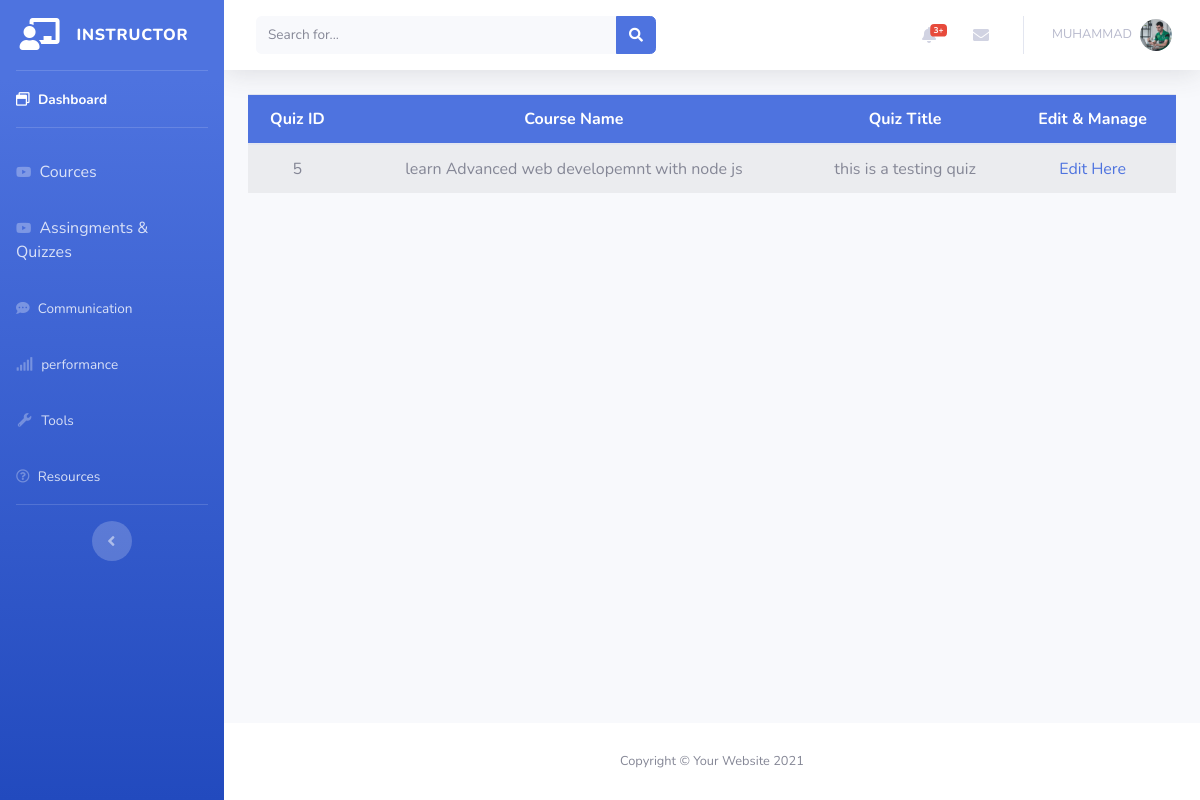
Page /instructor/dashboard/quiz.php (signed in) on the earlier database version.
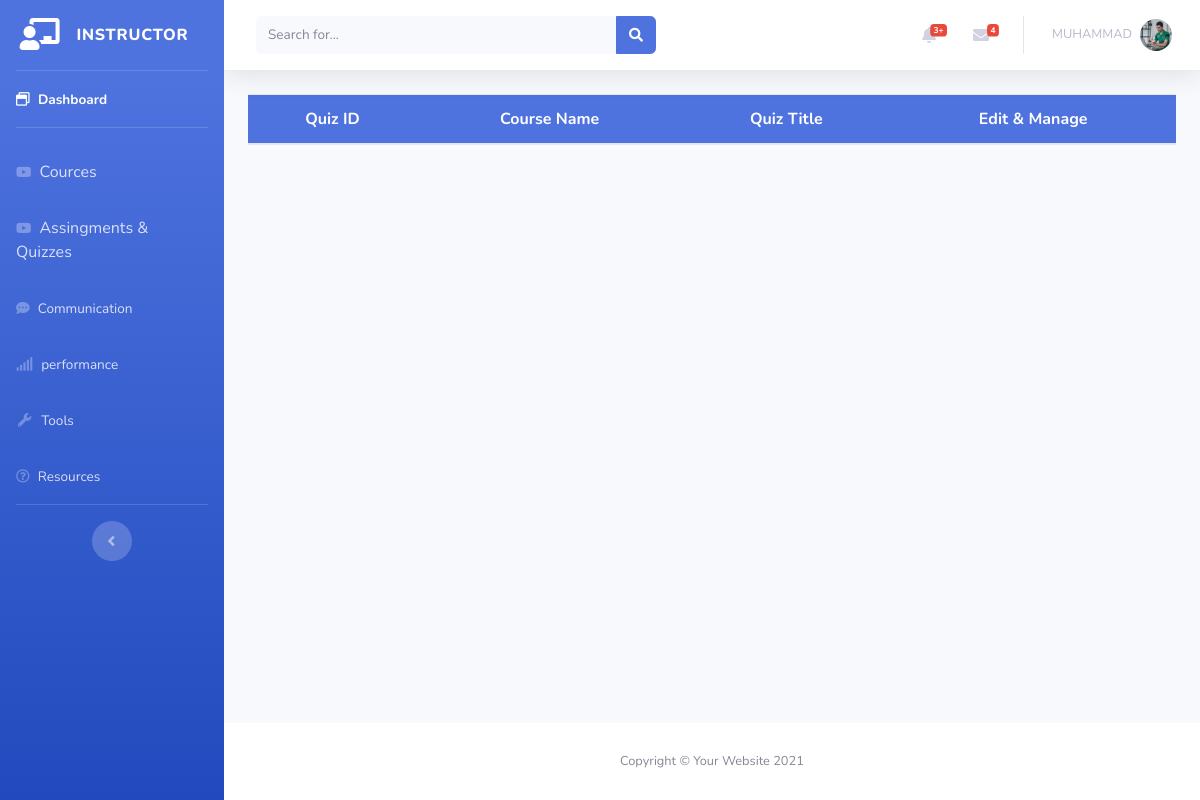
Same page on the later database version.
### tables this page shows
CREATE TABLE `instructor` (
  `instructor_id` int(11) NOT NULL,
  `fname` varchar(30) NOT NULL,
  `lname` varchar(30) NOT NULL,
  `headline` varchar(40) NOT NULL,
  `number` varchar(225) NOT NULL,
  `instructor_img` varchar(225) NOT NULL,
  `website` varchar(225) NOT NULL,
  `twitter` varchar(225) NOT NULL,
  `facebook` varchar(225) NOT NULL,
  `linkdin` varchar(225) NOT NULL,
  `youtube` varchar(225) NOT NULL,
  `biography` longtext NOT NULL,
  `MoreInfo` varchar(400) NOT NULL,
  `teachings` varchar(400) NOT NULL,
  `registration_id` int(11) NOT NULL,
  `role` int(11) NOT NULL
);

CREATE TABLE `quizzes` (
  `Q$A` int(11) NOT NULL,
  `quiz_section_name` varchar(150) NOT NULL,
  `quiz_title` varchar(150) NOT NULL,
  `question1` varchar(100) NOT NULL,
  `1A` varchar(10) NOT NULL,
  `1B` varchar(10) NOT NULL,
  `1C` varchar(10) NOT NULL,
  `1D` varchar(10) NOT NULL,
  `question2` varchar(100) NOT NULL,
  `2A` varchar(20) NOT NULL,
  `2B` varchar(20) NOT NULL,
  `2C` varchar(20) NOT NULL,
  `2D` varchar(20) NOT NULL,
  `question3` varchar(100) NOT NULL,
  `3A` varchar(20) NOT NULL,
  `3B` varchar(20) NOT NULL,
  `3C` varchar(20) NOT NULL,
  `3D` varchar(20) NOT NULL,
  `question4` varchar(100) NOT NULL,
  `4A` varchar(20) NOT NULL,
  `4B` varchar(20) NOT NULL,
  `4C` varchar(20) NOT NULL,
  `4D` varchar(20) NOT NULL,
  `question5` varchar(100) NOT NULL,
  `5A` varchar(20) NOT NULL,
  `5B` varchar(20) NOT NULL,
  `5C` varchar(20) NOT NULL,
  `5D` varchar(20) NOT NULL,
  `question6` varchar(100) NOT NULL,
  `6A` varchar(20) NOT NULL,
  `6B` varchar(20) NOT NULL,
  `6C` varchar(20) NOT NULL,
  `6D` varchar(20) NOT NULL,
  `question7` varchar(100) NOT NULL,
  `7A` varchar(20) NOT NULL,
  `7B` varchar(20) NOT NULL,
  `7C` varchar(20) NOT NULL,
  `7D` varchar(20) NOT NULL,
  `question8` varchar(100) NOT NULL,
  `8A` varchar(20) NOT NULL,
  `8B` varchar(20) NOT NULL,
  `8C` varchar(20) NOT NULL,
  `8D` varchar(20) NOT NULL,
  `question9` varchar(100) NOT NULL,
  `9A` varchar(20) NOT NULL,
  `9B` varchar(20) NOT NULL,
  `9C` varchar(20) NOT NULL,
  `9D` varchar(20) NOT NULL,
  `question10` varchar(100) NOT NULL,
  `10A` varchar(20) NOT NULL,
  `10B` varchar(20) NOT NULL,
  `10C` varchar(20) NOT NULL,
  `10D` varchar(20) NOT NULL,
  `cources_id` int(225) NOT NULL,
  `requirments_id` int(225) NOT NULL,
  `section_id` int(225) NOT NULL
);

CREATE TABLE `cource` (
  `courses_id` int(11) NOT NULL,
  `course_title` varchar(255) NOT NULL,
  `course_subtitle` varchar(225) NOT NULL,
  `select_language` varchar(100) NOT NULL,
  `selecting_level` varchar(100) NOT NULL,
  `select_category` int(11) NOT NULL,
  `primary_taught` varchar(225) NOT NULL,
  `course_img` varchar(225) NOT NULL,
  `course_video` varchar(225) NOT NULL,
  `instructor_name` varchar(50) NOT NULL,
  `course_description` longtext NOT NULL,
  `instructor_id` int(11) NOT NULL,
  `course_type` varchar(50) NOT NULL
);

### back.php (called while the page is built, shortened)
<?php
class backend{
    private $server = "localhost";
    private $username = "root";
    private $psw = "";
    private $database = "project";
    private $mysql;
    private $conn = false;
    public function __construct(){
        if(!$this->conn){
            $this->mysql = new mysqli($this->server, $this->username,$this->psw,$this->database);
            $this->conn = true;
        }
        else{
           return true;
        }
    }
      function fetching($table, $rows="*", $join = null, $where = null){
        $select = "SELECT $rows FROM $table";
        if(!is_null($where)){
            $select .= " WHERE $where";
        }
        $RunSelect = $this->mysql->query($select);
        if($RunSelect){
            $FetchData = $RunSelect->fetch_all(MYSQLI_ASSOC);
            if($FetchData){
                if($FetchData !== null){
                    return $FetchData;
                }
            }
        }else{
            echo "Error Occur in Query".$this->mysql->error;
            return array();
        }
      }
    }
?>

### instructor/dashboard/quiz.php (the view, shortened to what the changed rows need)
<?php
  include("../../back.php");
  if(isset($_SESSION['login']) && ($_SESSION['role'] == 1)){
?>
<!DOCTYPE html>
<html lang="en">
<head>
    <link href="vendor/fontawesome-free/css/all.min.css" rel="stylesheet" type="text/css">
    <link href="css/sb-admin-2.min.css" rel="stylesheet">
</head>
<body id="page-top">
    <div id="wrapper">
        <div id="content-wrapper" class="d-flex flex-column">
            <div id="content">
                <nav class="navbar navbar-expand navbar-light bg-white topbar mb-4 static-top shadow">
                    <ul class="navbar-nav ml-auto">
<?php
                                $getStudent = new backend();
                                $logerID = $_SESSION['id'];
                                $getStudentDataMain = $getStudent->fetching("student_messages","*",null,"instructor_id = $logerID");
?>
                        <li class="nav-item dropdown no-arrow mx-1">
                            <a class="nav-link dropdown-toggle" href="#" id="messagesDropdown" role="button"
                                data-toggle="dropdown" aria-haspopup="true" aria-expanded="false">
                                <i class="fas fa-envelope fa-fw"></i>
                                <span class="badge badge-danger badge-counter"><?php
                                   if(!empty($getStudentDataMain)){
                                    $numberOfRecords = count($getStudentDataMain);
                                    echo $numberOfRecords;
                                }else{
                                    echo null;
                                }
                                ?></span>
                            </a>
                        </li>
                        <li class="nav-item dropdown no-arrow">
                        <?php
                        if (isset($_SESSION['id'])) {
                            $login_id = $_SESSION['id'];
                            $loginObject = new backend();
                            $login_data = $loginObject->fetching('instructor', '*', null, "registration_id = '$login_id'");
                            if ($login_data){
                                foreach ($login_data as $final_data) {
                                    $fname = $final_data['fname'];
                                    $instructor_img = $final_data['instructor_img'];
                                    ?>
                            <a class="nav-link dropdown-toggle" href="#" id="userDropdown" role="button"
                                data-toggle="dropdown" aria-haspopup="true" aria-expanded="false">
                                <span class="mr-2 d-none d-lg-inline text-gray-500 small"><?= $fname ?></span>
                                <img class="img-profile rounded-circle"
                                    src="../../<?= $instructor_img ?>">
                            </a>
                                    <?php
                                }
                                }
                         } ?>
                        </li>
                    </ul>
                </nav>
                <div class="container-fluid">
                    <table class="table table-striped">
  <thead class="text-center bg-primary"style="color:white!important;">
    <tr>
      <th scope="col">Quiz ID</th>
      <th scope="col">Course Name</th>
      <th scope="col">Quiz Title</th>
      <th scope="col">Edit & Manage</th>
    </tr>
  </thead>
  <tbody class="text-center">
<?php
$Quiz_Object = new backend();
?>
    <tr>
    <?php
$instructor_logId = $_SESSION['id'];
$InsData = $Quiz_Object->fetching("instructor","instructor_id",null,"registration_id = $instructor_logId");
if(!empty($InsData)){
    foreach($InsData as $mainDataGet){
    $instructor_main_id = $mainDataGet['instructor_id'];
}
$CourceData = $Quiz_Object->fetching("cource","*",null,"instructor_id = $instructor_main_id");
if(!empty($CourceData)){
    foreach($CourceData as $GetCourceData){
        $courses_required_id = $GetCourceData['courses_id'];
        $QuizzesData = $Quiz_Object->fetching("quizzes","*",null,"cources_id = $courses_required_id");
        if(!empty($QuizzesData)){
            foreach($QuizzesData as $TotalQuizzes){
                $QA = $TotalQuizzes['Q$A'];
                $quiz_title = $TotalQuizzes['quiz_title'];
                $cources_id = $TotalQuizzes['cources_id'];
                if(!empty($QA)){
                    echo "<td>$QA</td>";
                  }else{
                    echo null;
                  }
                $CourceNewData = $Quiz_Object->fetching("cource","*",null,"courses_id = $cources_id");
                if(!empty($CourceNewData)){
                    foreach ($CourceNewData as $Always) {
                        $course_title = $Always['course_title'];
                        $courses_id = $Always['courses_id'];
                        echo "<td>".$course_title."</td>";
                    }
                }
                if (!empty($quiz_title)) {
                    echo '<td>' . $quiz_title . '</td>';
                }else{
                    echo null;
                }
                if (!empty($quiz_title)) {
?>
        <td><a href="edit_quiz.php?title=<?=$quiz_title?>&course_id=<?=$courses_id?>">Edit Here</a></td>
<?php
                }
            }
        }else{
            echo null;
        }
    }
}else{
    echo "<td colspan='4'>There is no Quiz yet</td>";
}
}else{
    echo null;
}
?>
   </tr>
    </tbody>
    </table>
                </div>
            </div>
        </div>
    </div>
</body>
</html>
<?php
}else{
    header("location: log.php");
  }
?>

Differences in the rows shown:
no longer on this page (row edited): cource: course_title "learn Advanced web developemnt with node js"
no longer on this page (row unchanged): quizzes: value "5", quiz_title "this is a testing quiz"
Other differences:
$numberOfRecords: (not shown) → "4"
